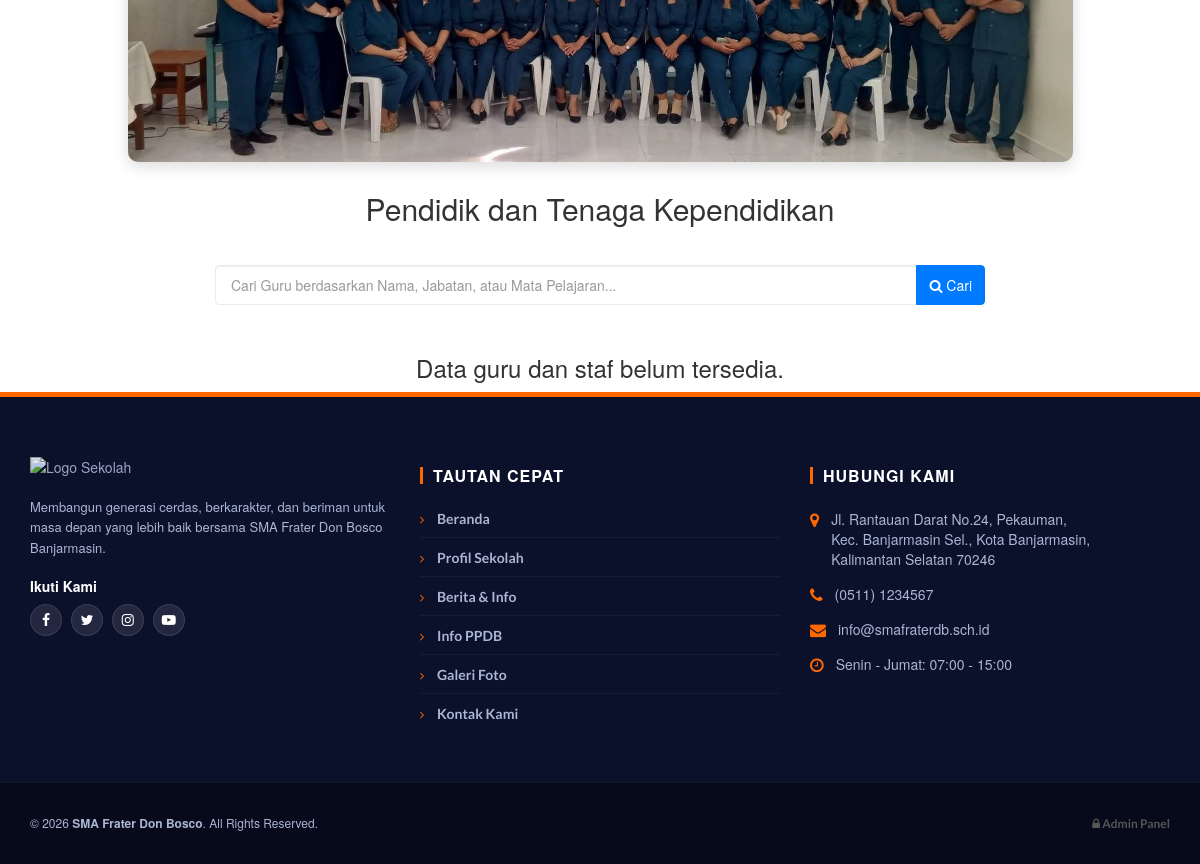
Before: /detail_guru.php (lower part) with the older database file.
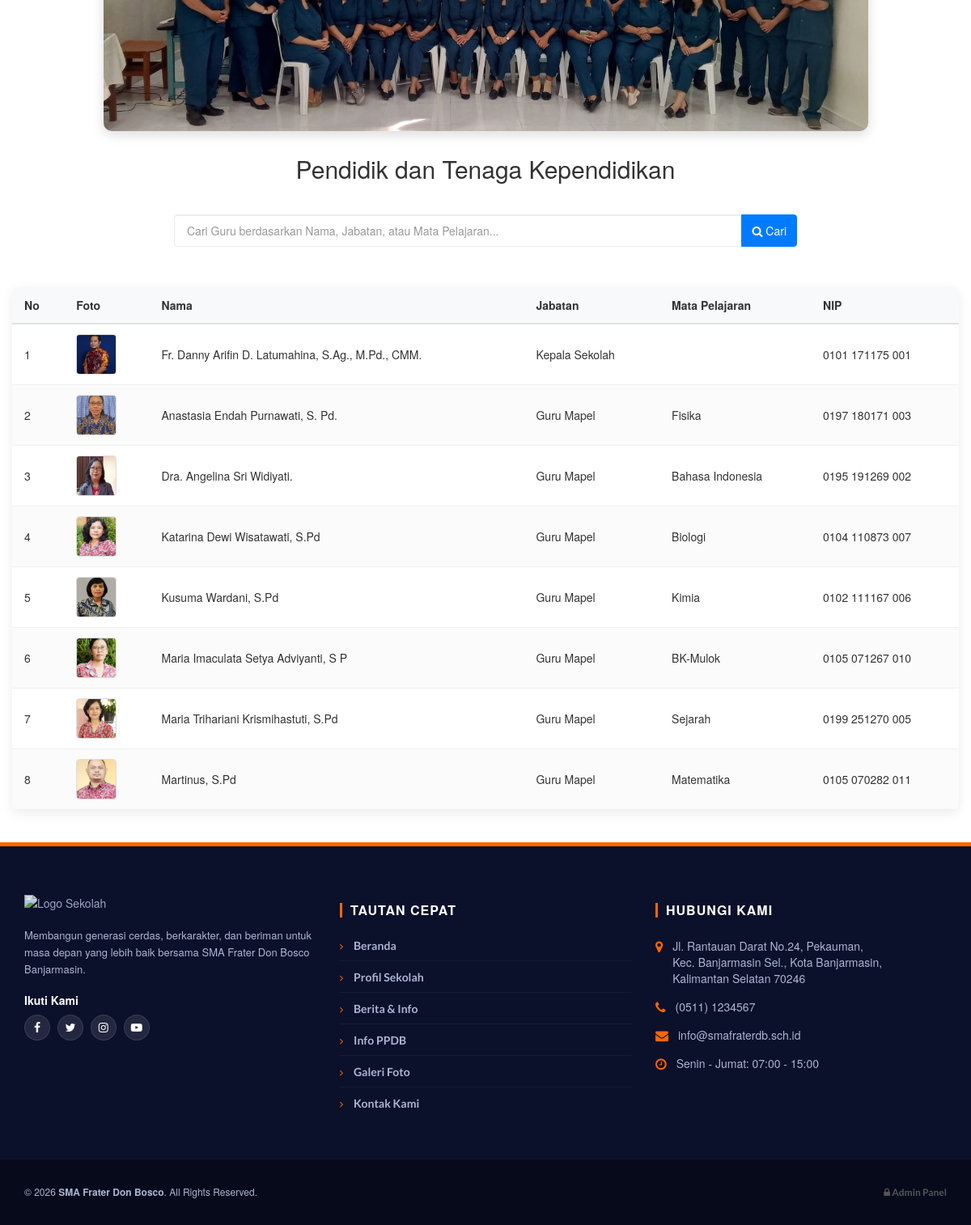
After: the same page with the newer database file.
### tables this page shows
CREATE TABLE `guru_staf` (
  `id_guru` int NOT NULL,
  `nip` varchar(50) DEFAULT NULL,
  `nama_lengkap` varchar(100) NOT NULL,
  `jabatan` varchar(50) NOT NULL,
  `bidang_studi` varchar(100) NOT NULL,
  `email` varchar(100) DEFAULT NULL,
  `foto` varchar(255) DEFAULT NULL
);

### controllers/DetailGuruController.php (called while the page is built, shortened)
<?php
require_once __DIR__ . '/../models/GuruModel.php';
class DetailGuruController {
    private $guru_per_halaman = 10;
    public function index() {
        $guruModel = new GuruModel();
        $keyword = isset($_GET['cari']) ? trim($_GET['cari']) : null;
        $halaman_aktif = isset($_GET['halaman']) ? intval($_GET['halaman']) : 1;
        $total_guru = $guruModel->countAllGuru($keyword);
        $total_halaman = ceil($total_guru / $this->guru_per_halaman);
        $offset = ($halaman_aktif - 1) * $this->guru_per_halaman;
        $data_guru = $guruModel->getGuruByPage($this->guru_per_halaman, $offset, $keyword);
        $data_pagination = [
            'total_halaman' => $total_halaman,
            'halaman_aktif' => $halaman_aktif
        ];
        require_once __DIR__ . '/../views/template/header.php';
        require_once __DIR__ . '/../views/detail_guru.php';
        require_once __DIR__ . '/../views/template/footer.php';
    }
}

### detail_guru.php (called while the page is built, shortened)
<?php
require_once 'controllers/DetailGuruController.php';
$controller = new DetailGuruController();
$controller->index();
?>

### models/GuruModel.php (called while the page is built, shortened)
<?php
require_once 'Database.php';
class GuruModel extends Database {
    public function getGuruByPage($limit, $offset, $keyword = null) {
        $limit = intval($limit);
        $offset = intval($offset);
        $sql = "SELECT id_guru, nip, nama_lengkap, jabatan, bidang_studi, email, foto
                  FROM guru_staf";
        $where = " WHERE 1=1 ";
        $order = " ORDER BY FIELD(jabatan,
                      'Kepala Sekolah', 'Wakil Kepala Sekolah',
                      'Wali Kelas', 'Guru Mapel', 'Staf Administrasi'
                  ), nama_lengkap ASC";
        $final_sql = $sql . $where . $order . " LIMIT $limit OFFSET $offset";
        $query = $this->query($final_sql);
        $data_guru = [];
        if ($query) {
            while ($row = mysqli_fetch_assoc($query)) {
                $data_guru[] = $row;
            }
        }
        return $data_guru;
    }
    public function countAllGuru($keyword = null) {
        $sql = "SELECT COUNT(*) as total FROM guru_staf";
        $where = " WHERE 1=1 ";
        $final_sql = $sql . $where;
        $query = $this->query($final_sql);
        $data = mysqli_fetch_assoc($query);
        return $data['total'] ?? 0;
    }
}
?>

### models/Database.php (called while the page is built, shortened)
<?php
require_once __DIR__ . '/../Koneksi Database/koneksi.php';
class Database {
    protected $koneksi;
    public function __construct() {
        global $koneksi;
        $this->koneksi = $koneksi;
    }
    public function query($sql) {
        return mysqli_query($this->koneksi, $sql);
    }
}
?>

### views/detail_guru.php (the view, shortened to what the changed rows need)
<?php
$data_guru = $data_guru ?? [];
$current_keyword = $current_keyword ?? '';
$data_pagination = $data_pagination ?? ['total_halaman' => 1, 'halaman_aktif' => 1];
?>
<!doctype html>
<html lang="id">
<head>
    <link rel="stylesheet" href="https://cdn.jsdelivr.net/npm/bootstrap@3.4.1/dist/css/bootstrap.min.css">
    <link rel="stylesheet" href="https://cdnjs.cloudflare.com/ajax/libs/font-awesome/4.7.0/css/font-awesome.min.css">
</head>
<body>
    <div id="teachers" class="section" style="padding: 0px 0;">
        <div class="container">
            <div class="row">
                <div class="site-heading text-center" style="margin-bottom: 40px;">
                    <h2>Pendidik dan Tenaga Kependidikan</h2>
                </div>
                <div class="row">
                    <div class="col-md-12">
                        <?php
                        if (count($data_guru) > 0) {
                            $no = (($data_pagination['halaman_aktif'] - 1) * 10) + 1;
                            ?>
                            <table class="teacher-table">
                                <thead>
                                    <tr>
                                        <th>No</th>
                                        <th>Foto</th>
                                        <th>Nama</th>
                                        <th>Jabatan</th>
                                        <th>Mata Pelajaran</th>
                                        <th>NIP</th>
                                    </tr>
                                </thead>
                                <tbody>
                                    <?php foreach ($data_guru as $guru): ?>
                                        <tr>
                                            <td><?php echo $no++; ?></td>
                                            <td>
                                                <?php
                                                $foto_path = "admin/uploads/guru/" . ($guru['foto'] ?? '');
                                                if (!empty($guru['foto']) && file_exists($foto_path)) {
                                                    $src = $foto_path;
                                                } else {
                                                    $src = "img/default-avatar.png";
                                                }
                                                ?>
                                                <img src="<?php echo $src; ?>" class="img-teacher-thumb"
                                                    alt="Foto <?php echo $guru['nama_lengkap']; ?>">
                                            </td>
                                            <td><?php echo htmlspecialchars($guru['nama_lengkap'] ?? ''); ?></td>
                                            <td><?php echo htmlspecialchars($guru['jabatan'] ?? ''); ?></td>
                                            <td><?php echo htmlspecialchars($guru['bidang_studi'] ?? ''); ?></td>
                                            <td><?php echo htmlspecialchars($guru['nip'] ?? '-'); ?></td>
                                        </tr>
                                    <?php endforeach; ?>
                                </tbody>
                            </table>
                            <?php
                        } else {
                            $message = !empty($current_keyword)
                                ? "Data guru tidak ditemukan untuk pencarian '{$current_keyword}'."
                                : "Data guru dan staf belum tersedia.";
                            echo "<div class='text-center'><h3>{$message}</h3></div>";
                        }
                        ?>
                    </div>
                </div>
            </div>
        </div>
</body>
</html>

Changed rows visible on the page:
added guru_staf: foto (picture), nama_lengkap "Fr. Danny Arifin D. Latumahina, S.Ag., M.Pd., CMM.", jabatan "Kepala Sekolah", nip "0101 171175 001"
added guru_staf: foto (picture), nama_lengkap "Anastasia Endah Purnawati, S. Pd.", jabatan "Guru Mapel", bidang_studi "Fisika", nip "0197 180171 003"
added guru_staf: foto (picture), nama_lengkap "Dra. Angelina Sri Widiyati.", jabatan "Guru Mapel", bidang_studi "Bahasa Indonesia", nip "0195 191269 002"
added guru_staf: foto (picture), nama_lengkap "Katarina Dewi Wisatawati, S.Pd", jabatan "Guru Mapel", bidang_studi "Biologi", nip "0104 110873 007"
added guru_staf: foto (picture), nama_lengkap "Kusuma Wardani, S.Pd", jabatan "Guru Mapel", bidang_studi "Kimia", nip "0102 111167 006"
added guru_staf: foto (picture), nama_lengkap "Maria Imaculata Setya Adviyanti, S P", jabatan "Guru Mapel", bidang_studi "BK-Mulok", nip "0105 071267 010"
added guru_staf: foto (picture), nama_lengkap "Maria Trihariani Krismihastuti, S.Pd", jabatan "Guru Mapel", bidang_studi "Sejarah", nip "0199 251270 005"
added guru_staf: foto (picture), nama_lengkap "Martinus, S.Pd", jabatan "Guru Mapel", bidang_studi "Matematika", nip "0105 070282 011"
Other visible differences:
$message: "Data guru dan staf belum tersedia." → (not shown)
text now shown: "No Foto Nama Jabatan Mata Pelajaran NIP"
